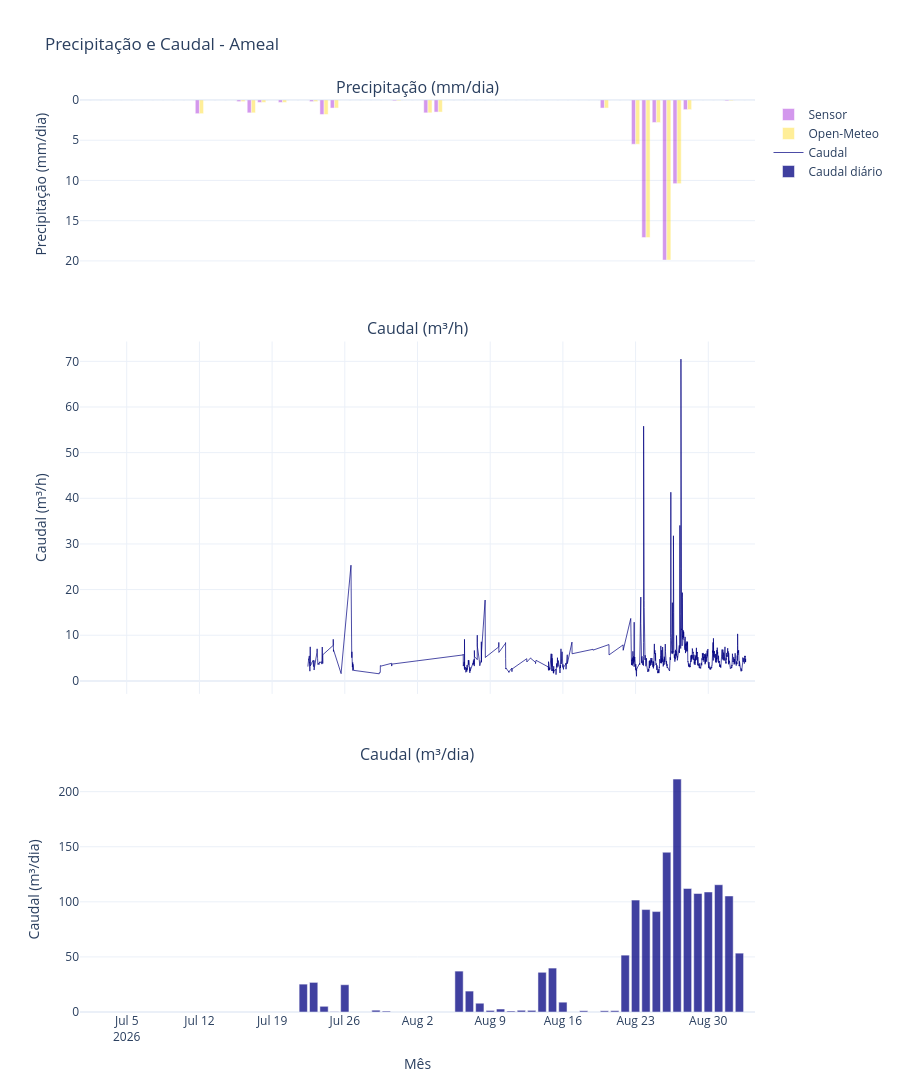

Notebook source saved alongside this figure:
### Code cell
import requests
import plotly.graph_objects as go
from plotly.subplots import make_subplots

# Carregar dados de precipitação
df_precip = pd.read_csv(PRECIP_CSV)
df_precip["precip_incremental"] = df_precip["precip_mm"]
df_precip['datetime'] = pd.to_datetime(df_precip['datetime'])
df_precip = df_precip[df_precip['datetime'] >= ANALISE_INICIO]
df_precip['dia'] = df_precip['datetime'].dt.date

# Agrupar precipitação por dia
precip_por_dia = df_precip.groupby('dia')['precip_incremental'].sum().reset_index()
precip_por_dia['dia'] = pd.to_datetime(precip_por_dia['dia'])

# Buscar dados Open-Meteo (coordenadas da estação escolhida)
START_DATE = precip_por_dia['dia'].min().strftime('%Y-%m-%d')
END_DATE = precip_por_dia['dia'].max().strftime('%Y-%m-%d')

url = "https://archive-api.open-meteo.com/v1/archive"
params = {
    "latitude": LATITUDE,
    "longitude": LONGITUDE,
    "start_date": START_DATE,
    "end_date": END_DATE,
    "hourly": "precipitation",
    "timezone": "Europe/Lisbon"
}

response = requests.get(url, params=params)
data = response.json()

df_openmeteo = pd.DataFrame({
    'datetime': pd.to_datetime(data['hourly']['time']),
    'precipitation': data['hourly']['precipitation'],
})

df_openmeteo['datetime'] = df_openmeteo['datetime'].dt.tz_localize(None)
df_openmeteo['dia'] = df_openmeteo['datetime'].dt.date

# Agrupar Open-Meteo por dia
openmeteo_por_dia = df_openmeteo.groupby('dia')['precipitation'].sum().reset_index()
openmeteo_por_dia['dia'] = pd.to_datetime(openmeteo_por_dia['dia'])

# Agrupar caudal por intervalos de 2 minutos
df_caudal_10min = (
    df_caudal.set_index('data').resample('2min')['caudal_m3_h'].mean()
    .dropna()
    .reset_index()
)
df_caudal_10min = df_caudal_10min[df_caudal_10min['caudal_m3_h'] > 0]

# Volume do dia: cada leitura dura 2 min, logo m³ = caudal (m³/h) × 2/60 h.
df_caudal_10min["volume_m3"] = df_caudal_10min["caudal_m3_h"] * (2 / 60)
caudal_por_dia = (
    df_caudal_10min.assign(dia=df_caudal_10min["data"].dt.normalize())
    .groupby("dia", as_index=False)["volume_m3"]
    .sum()
)

# Criar subplots com Plotly
fig = make_subplots(
    rows=3, cols=1,
    row_heights=[0.22, 0.46, 0.32],
    subplot_titles=('Precipitação (mm/dia)', 'Caudal (m³/h)', 'Caudal (m³/dia)'),
    vertical_spacing=0.08,
    specs=[[{"secondary_y": False}], [{"secondary_y": False}], [{"secondary_y": False}]],
    shared_xaxes=True
)

# Gráfico superior - Precipitação Sensor
fig.add_trace(
    go.Bar(
        x=precip_por_dia['dia'],
        y=precip_por_dia['precip_incremental'],
        name='Sensor',
        marker_color='darkviolet',
        opacity=0.4,
        hovertemplate='<b>Sensor</b><br>Data: %{x|%Y-%m-%d}<br>Precipitação: %{y:.2f} mm/dia<extra></extra>'
    ),
    row=1, col=1
)

# Gráfico superior - Precipitação Open-Meteo
fig.add_trace(
    go.Bar(
        x=openmeteo_por_dia['dia'],
        y=openmeteo_por_dia['precipitation'],
        name='Open-Meteo',
        marker_color='gold',
        opacity=0.4,
        hovertemplate='<b>Open-Meteo</b><br>Data: %{x-%m-%d}<br>Precipitação: %{y:.2f} mm/dia<extra></extra>'
    ),
    row=1, col=1
)

# Gráfico do meio - Caudal (m³/h)
fig.add_trace(
    go.Scatter(
        x=df_caudal_10min['data'],
        y=df_caudal_10min['caudal_m3_h'],
        name='Caudal',
        mode='lines',
        line=dict(color='navy', width=1),
        opacity=0.7,
        hovertemplate='<b>Caudal</b><br>Data/Hora: %{x|%Y-%m-%d %H:%M}<br>Caudal: %{y:.4f} m³/h<extra></extra>'
    ),
    row=2, col=1
)

# Gráfico de baixo - volume medido no dia (m³/dia)
fig.add_trace(
    go.Bar(
        x=caudal_por_dia["dia"],
        y=caudal_por_dia["volume_m3"],
        name="Caudal diário",
        marker_color="navy",
        opacity=0.75,
        hovertemplate="<b>Caudal diário</b><br>Data: %{x|%Y-%m-%d}<br>Volume: %{y:.1f} m³/dia<extra></extra>",
    ),
    row=3, col=1,
)

# Inverter eixo Y do gráfico superior (precipitação)
fig.update_yaxes(autorange="reversed", row=1, col=1)

# Atualizar layout
fig.update_layout(
    title_text=f'Precipitação e Caudal - {STATION_LABEL}',
    height=1100,
    showlegend=True,
    hovermode='closest',
    template='plotly_white'
)

fig.update_xaxes(title_text="Mês", row=3, col=1)
fig.update_yaxes(title_text="Precipitação (mm/dia)", row=1, col=1)
fig.update_yaxes(title_text="Caudal (m³/h)", row=2, col=1)
fig.update_yaxes(title_text="Caudal (m³/dia)", row=3, col=1)

fig.show()

### Figure 1 — Plotly figure (JSON) as saved in the notebook; plotly's stock layout.template omitted (floating-point values rounded to 4 significant figures; data arrays with more than 128 entries replaced by an {"elided": "..."} marker saying what was removed)
{"data": [{"hovertemplate": "<b>Sensor</b><br>Data: %{x|%Y-%m-%d}<br>Precipitação: %{y:.2f} mm/dia<extra></extra>", "marker": {"color": "darkviolet"}, "name": "Sensor", "opacity": 0.4, "type": "bar", "x": ["2026-07-01T00:00:00", "2026-07-02T00:00:00", "2026-07-03T00:00:00", "2026-07-04T00:00:00", "2026-07-05T00:00:00", "2026-07-06T00:00:00", "2026-07-07T00:00:00", "2026-07-08T00:00:00", "2026-07-09T00:00:00", "2026-07-10T00:00:00", "2026-07-11T00:00:00", "2026-07-12T00:00:00", "2026-07-13T00:00:00", "2026-07-14T00:00:00", "2026-07-15T00:00:00", "2026-07-16T00:00:00", "2026-07-17T00:00:00", "2026-07-18T00:00:00", "2026-07-19T00:00:00", "2026-07-20T00:00:00", "2026-07-21T00:00:00", "2026-07-22T00:00:00", "2026-07-23T00:00:00", "2026-07-24T00:00:00", "2026-07-25T00:00:00", "2026-07-26T00:00:00", "2026-07-27T00:00:00", "2026-07-28T00:00:00", "2026-07-29T00:00:00", "2026-07-30T00:00:00", "2026-07-31T00:00:00", "2026-08-01T00:00:00", "2026-08-02T00:00:00", "2026-08-03T00:00:00", "2026-08-04T00:00:00", "2026-08-05T00:00:00", "2026-08-06T00:00:00", "2026-08-07T00:00:00", "2026-08-08T00:00:00", "2026-08-09T00:00:00", "2026-08-10T00:00:00", "2026-08-11T00:00:00", "2026-08-12T00:00:00", "2026-08-13T00:00:00", "2026-08-14T00:00:00", "2026-08-15T00:00:00", "2026-08-16T00:00:00", "2026-08-17T00:00:00", "2026-08-18T00:00:00", "2026-08-19T00:00:00", "2026-08-20T00:00:00", "2026-08-21T00:00:00", "2026-08-22T00:00:00", "2026-08-23T00:00:00", "2026-08-24T00:00:00", "2026-08-25T00:00:00", "2026-08-26T00:00:00", "2026-08-27T00:00:00", "2026-08-28T00:00:00", "2026-08-29T00:00:00", "2026-08-30T00:00:00", "2026-08-31T00:00:00", "2026-09-01T00:00:00", "2026-09-02T00:00:00", "2026-09-03T00:00:00"], "xaxis": "x", "y": [0.0, 0.0, 0.0, 0.0, 0.0, 0.0, 0.0, 0.0, 0.0, 0.0, 0.0, 1.7, 0.0, 0.0, 0.0, 0.2, 1.6, 0.3, 0.0, 0.3, 0.0, 0.0, 0.2, 1.8, 1.0, 0.0, 0.0, 0.0, 0.0, 0.0, 0.1, 0.0, 0.0, 1.6, 1.5, 0.0, 0.0, 0.0, 0.0, 0.0, 0.0, 0.0, 0.0, 0.0, 0.0, 0.0, 0.0, 0.0, 0.0, 0.0, 1.0, 0.0, 0.0, 5.5, 17.1, 2.8, 19.9, 10.4, 1.2, 0.0, 0.0, 0.0, 0.1, 0.0, 0.0], "yaxis": "y"}, {"hovertemplate": "<b>Open-Meteo</b><br>Data: %{x-%m-%d}<br>Precipitação: %{y:.2f} mm/dia<extra></extra>", "marker": {"color": "gold"}, "name": "Open-Meteo", "opacity": 0.4, "type": "bar", "x": ["2026-07-01T00:00:00", "2026-07-02T00:00:00", "2026-07-03T00:00:00", "2026-07-04T00:00:00", "2026-07-05T00:00:00", "2026-07-06T00:00:00", "2026-07-07T00:00:00", "2026-07-08T00:00:00", "2026-07-09T00:00:00", "2026-07-10T00:00:00", "2026-07-11T00:00:00", "2026-07-12T00:00:00", "2026-07-13T00:00:00", "2026-07-14T00:00:00", "2026-07-15T00:00:00", "2026-07-16T00:00:00", "2026-07-17T00:00:00", "2026-07-18T00:00:00", "2026-07-19T00:00:00", "2026-07-20T00:00:00", "2026-07-21T00:00:00", "2026-07-22T00:00:00", "2026-07-23T00:00:00", "2026-07-24T00:00:00", "2026-07-25T00:00:00", "2026-07-26T00:00:00", "2026-07-27T00:00:00", "2026-07-28T00:00:00", "2026-07-29T00:00:00", "2026-07-30T00:00:00", "2026-07-31T00:00:00", "2026-08-01T00:00:00", "2026-08-02T00:00:00", "2026-08-03T00:00:00", "2026-08-04T00:00:00", "2026-08-05T00:00:00", "2026-08-06T00:00:00", "2026-08-07T00:00:00", "2026-08-08T00:00:00", "2026-08-09T00:00:00", "2026-08-10T00:00:00", "2026-08-11T00:00:00", "2026-08-12T00:00:00", "2026-08-13T00:00:00", "2026-08-14T00:00:00", "2026-08-15T00:00:00", "2026-08-16T00:00:00", "2026-08-17T00:00:00", "2026-08-18T00:00:00", "2026-08-19T00:00:00", "2026-08-20T00:00:00", "2026-08-21T00:00:00", "2026-08-22T00:00:00", "2026-08-23T00:00:00", "2026-08-24T00:00:00", "2026-08-25T00:00:00", "2026-08-26T00:00:00", "2026-08-27T00:00:00", "2026-08-28T00:00:00", "2026-08-29T00:00:00", "2026-08-30T00:00:00", "2026-08-31T00:00:00", "2026-09-01T00:00:00", "2026-09-02T00:00:00", "2026-09-03T00:00:00"], "xaxis": "x", "y": [0.0, 0.0, 0.0, 0.0, 0.0, 0.0, 0.0, 0.0, 0.0, 0.0, 0.0, 1.7, 0.0, 0.0, 0.0, 0.2, 1.6, 0.3, 0.0, 0.3, 0.0, 0.0, 0.2, 1.8, 1.0, 0.0, 0.0, 0.0, 0.0, 0.0, 0.1, 0.0, 0.0, 1.6, 1.5, 0.0, 0.0, 0.0, 0.0, 0.0, 0.0, 0.0, 0.0, 0.0, 0.0, 0.0, 0.0, 0.0, 0.0, 0.0, 1.0, 0.0, 0.0, 5.5, 17.1, 2.8, 19.9, 10.4, 1.2, 0.0, 0.0, 0.0, 0.1, 0.0, 0.0], "yaxis": "y"}, {"hovertemplate": "<b>Caudal</b><br>Data/Hora: %{x|%Y-%m-%d %H:%M}<br>Caudal: %{y:.4f} m³/h<extra></extra>", "line": {"color": "navy", "width": 1}, "mode": "lines", "name": "Caudal", "opacity": 0.7, "type": "scatter", "x": {"elided": "9193 str values"}, "xaxis": "x2", "y": {"elided": "9193 float values"}, "yaxis": "y2"}, {"hovertemplate": "<b>Caudal diário</b><br>Data: %{x|%Y-%m-%d}<br>Volume: %{y:.1f} m³/dia<extra></extra>", "marker": {"color": "navy"}, "name": "Caudal diário", "opacity": 0.75, "type": "bar", "x": ["2026-07-22T00:00:00.000000", "2026-07-23T00:00:00.000000", "2026-07-24T00:00:00.000000", "2026-07-25T00:00:00.000000", "2026-07-26T00:00:00.000000", "2026-07-29T00:00:00.000000", "2026-07-30T00:00:00.000000", "2026-08-06T00:00:00.000000", "2026-08-07T00:00:00.000000", "2026-08-08T00:00:00.000000", "2026-08-09T00:00:00.000000", "2026-08-10T00:00:00.000000", "2026-08-11T00:00:00.000000", "2026-08-12T00:00:00.000000", "2026-08-13T00:00:00.000000", "2026-08-14T00:00:00.000000", "2026-08-15T00:00:00.000000", "2026-08-16T00:00:00.000000", "2026-08-18T00:00:00.000000", "2026-08-20T00:00:00.000000", "2026-08-21T00:00:00.000000", "2026-08-22T00:00:00.000000", "2026-08-23T00:00:00.000000", "2026-08-24T00:00:00.000000", "2026-08-25T00:00:00.000000", "2026-08-26T00:00:00.000000", "2026-08-27T00:00:00.000000", "2026-08-28T00:00:00.000000", "2026-08-29T00:00:00.000000", "2026-08-30T00:00:00.000000", "2026-08-31T00:00:00.000000", "2026-09-01T00:00:00.000000", "2026-09-02T00:00:00.000000"], "xaxis": "x3", "y": [25.3, 26.87, 5.176, 0.3036, 24.76, 1.644, 0.8388, 37.12, 18.98, 7.966, 1.429, 2.699, 0.8856, 1.57, 1.498, 36.04, 39.87, 8.915, 1.132, 1.103, 1.219, 51.61, 101.6, 92.98, 91.15, 145.0, 211.4, 112.1, 107.5, 108.9, 115.5, 105.3, 53.42], "yaxis": "y3"}], "layout": {"annotations": [{"font": {"size": 16}, "showarrow": false, "text": "Precipitação (mm/dia)", "x": 0.5, "xanchor": "center", "xref": "paper", "y": 1, "yanchor": "bottom", "yref": "paper"}, {"font": {"size": 16}, "showarrow": false, "text": "Caudal (m³/h)", "x": 0.5, "xanchor": "center", "xref": "paper", "y": 0.7352, "yanchor": "bottom", "yref": "paper"}, {"font": {"size": 16}, "showarrow": false, "text": "Caudal (m³/dia)", "x": 0.5, "xanchor": "center", "xref": "paper", "y": 0.2688, "yanchor": "bottom", "yref": "paper"}], "height": 1100, "hovermode": "closest", "showlegend": true, "title": {"text": "Precipitação e Caudal - Ameal"}, "xaxis": {"anchor": "y", "domain": [0, 1], "matches": "x3", "showticklabels": false}, "xaxis2": {"anchor": "y2", "domain": [0, 1], "matches": "x3", "showticklabels": false}, "xaxis3": {"anchor": "y3", "domain": [0, 1], "title": {"text": "Mês"}}, "yaxis": {"anchor": "x", "autorange": "reversed", "domain": [0.8152, 1], "title": {"text": "Precipitação (mm/dia)"}}, "yaxis2": {"anchor": "x2", "domain": [0.3488, 0.7352], "title": {"text": "Caudal (m³/h)"}}, "yaxis3": {"anchor": "x3", "domain": [0, 0.2688], "title": {"text": "Caudal (m³/dia)"}}}}
